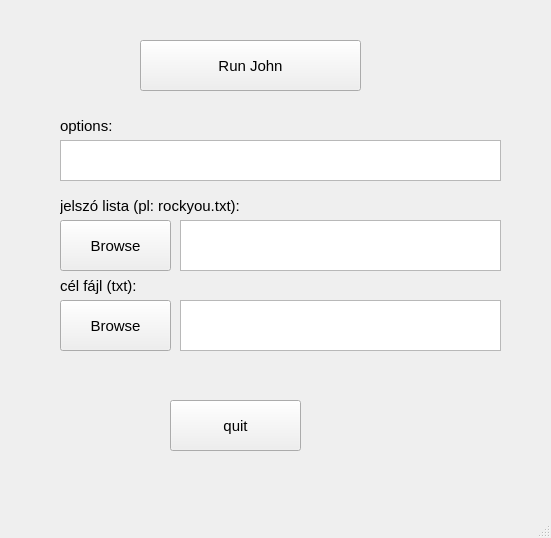
<?xml version="1.0" encoding="UTF-8"?>
<ui version="4.0">
 <class>JWindow</class>
 <widget class="QMainWindow" name="JWindow">
  <property name="geometry">
   <rect>
    <x>0</x>
    <y>0</y>
    <width>551</width>
    <height>538</height>
   </rect>
  </property>
  <property name="font">
   <font>
    <family>MS Sans Serif</family>
    <pointsize>11</pointsize>
   </font>
  </property>
  <property name="windowTitle">
   <string>MainWindow</string>
  </property>
  <widget class="QWidget" name="centralwidget">
   <widget class="QPushButton" name="pushButton_nmap">
    <property name="geometry">
     <rect>
      <x>140</x>
      <y>40</y>
      <width>221</width>
      <height>51</height>
     </rect>
    </property>
    <property name="text">
     <string>Run John</string>
    </property>
   </widget>
   <widget class="QPushButton" name="pushButton_quit">
    <property name="geometry">
     <rect>
      <x>170</x>
      <y>400</y>
      <width>131</width>
      <height>51</height>
     </rect>
    </property>
    <property name="text">
     <string>quit</string>
    </property>
   </widget>
   <widget class="QTextEdit" name="textEdit_password">
    <property name="geometry">
     <rect>
      <x>60</x>
      <y>140</y>
      <width>441</width>
      <height>41</height>
     </rect>
    </property>
    <property name="toolTip">
     <string comment="password" extracomment="password"/>
    </property>
    <property name="statusTip">
     <string extracomment="password"/>
    </property>
   </widget>
   <widget class="QLabel" name="label">
    <property name="geometry">
     <rect>
      <x>60</x>
      <y>110</y>
      <width>151</width>
      <height>31</height>
     </rect>
    </property>
    <property name="text">
     <string>options:</string>
    </property>
   </widget>
   <widget class="QLabel" name="label_2">
    <property name="geometry">
     <rect>
      <x>60</x>
      <y>190</y>
      <width>251</width>
      <height>31</height>
     </rect>
    </property>
    <property name="text">
     <string>jelszó lista (pl: rockyou.txt):</string>
    </property>
   </widget>
   <widget class="QLabel" name="label_3">
    <property name="geometry">
     <rect>
      <x>60</x>
      <y>270</y>
      <width>151</width>
      <height>31</height>
     </rect>
    </property>
    <property name="text">
     <string>cél fájl (txt):</string>
    </property>
   </widget>
   <widget class="QPushButton" name="pushButton_quit_2">
    <property name="geometry">
     <rect>
      <x>60</x>
      <y>220</y>
      <width>111</width>
      <height>51</height>
     </rect>
    </property>
    <property name="text">
     <string>Browse</string>
    </property>
   </widget>
   <widget class="QPushButton" name="pushButton_quit_3">
    <property name="geometry">
     <rect>
      <x>60</x>
      <y>300</y>
      <width>111</width>
      <height>51</height>
     </rect>
    </property>
    <property name="text">
     <string>Browse</string>
    </property>
   </widget>
   <widget class="QTextBrowser" name="textBrowser">
    <property name="geometry">
     <rect>
      <x>180</x>
      <y>220</y>
      <width>321</width>
      <height>51</height>
     </rect>
    </property>
   </widget>
   <widget class="QTextBrowser" name="textBrowser_2">
    <property name="geometry">
     <rect>
      <x>180</x>
      <y>300</y>
      <width>321</width>
      <height>51</height>
     </rect>
    </property>
   </widget>
  </widget>
  <widget class="QMenuBar" name="menubar">
   <property name="geometry">
    <rect>
     <x>0</x>
     <y>0</y>
     <width>551</width>
     <height>29</height>
    </rect>
   </property>
  </widget>
  <widget class="QStatusBar" name="statusbar"/>
 </widget>
 <resources/>
 <connections>
  <connection>
   <sender>pushButton_quit</sender>
   <signal>clicked()</signal>
   <receiver>JWindow</receiver>
   <slot>close()</slot>
   <hints>
    <hint type="sourcelabel">
     <x>245</x>
     <y>504</y>
    </hint>
    <hint type="destinationlabel">
     <x>274</x>
     <y>299</y>
    </hint>
   </hints>
  </connection>
 </connections>
</ui>
